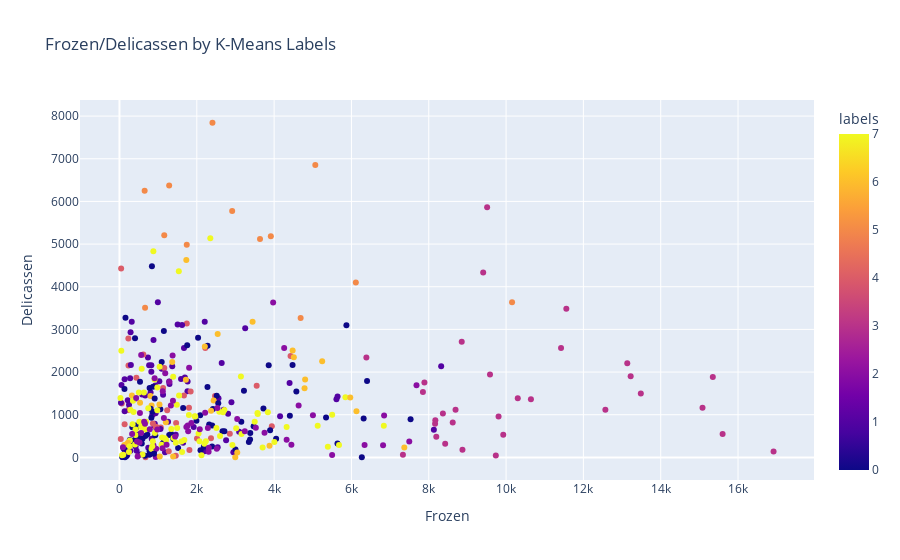

Notebook cell for this chart:
### Markdown cell above
Visualize `Frozen` as X and `Delicassen` as y by `labels` and `labels_DBSCAN` respectively

### Code cell
# Your code here:
fig = px.scatter(customer, 
                 x="Frozen", 
                 y="Delicassen", 
                 color="labels",
                 title='Frozen/Delicassen by K-Means Labels'
                )
fig.show()

### Figure 1 — Plotly figure (JSON) as saved in the notebook; plotly's stock layout.template omitted (floating-point values rounded to 4 significant figures; data arrays with more than 128 entries replaced by an {"elided": "..."} marker saying what was removed)
{"data": [{"hovertemplate": "Frozen=%{x}<br>Delicassen=%{y}<br>labels=%{marker.color}<extra></extra>", "legendgroup": "", "marker": {"color": {"elided": "414 int values"}, "coloraxis": "coloraxis", "symbol": "circle"}, "mode": "markers", "name": "", "orientation": "v", "showlegend": false, "type": "scatter", "x": {"elided": "414 int values"}, "xaxis": "x", "y": {"elided": "414 int values"}, "yaxis": "y"}], "layout": {"coloraxis": {"colorbar": {"title": {"text": "labels"}}, "colorscale": [[0, "#0d0887"], [0.1111, "#46039f"], [0.2222, "#7201a8"], [0.3333, "#9c179e"], [0.4444, "#bd3786"], [0.5556, "#d8576b"], [0.6667, "#ed7953"], [0.7778, "#fb9f3a"], [0.8889, "#fdca26"], [1, "#f0f921"]]}, "legend": {"tracegroupgap": 0}, "title": {"text": "Frozen/Delicassen by K-Means Labels"}, "xaxis": {"anchor": "y", "domain": [0, 1], "title": {"text": "Frozen"}}, "yaxis": {"anchor": "x", "domain": [0, 1], "title": {"text": "Delicassen"}}}}
